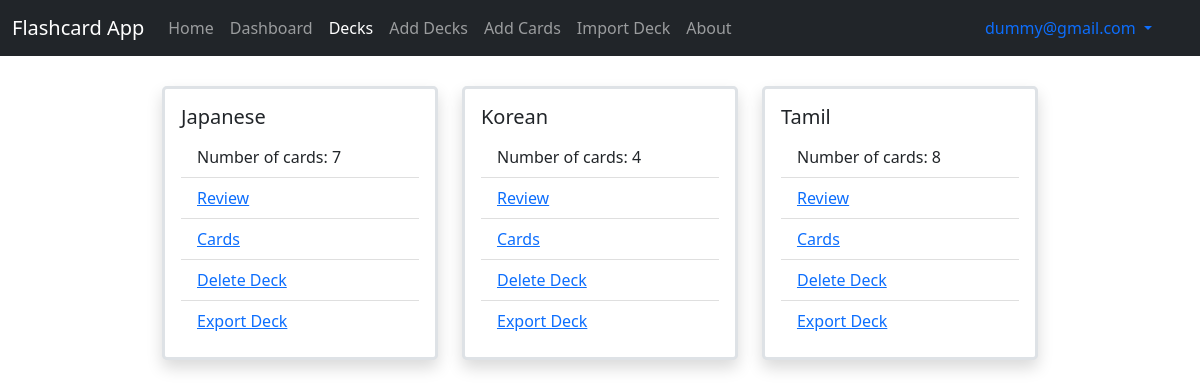
The app's page /decks (signed in) with its own data.
### application/models.py (models this page shows)
class User(db.Model, UserMixin):
    __tablename__ = 'user'
    id = db.Column(db.Integer, primary_key = True, autoincrement = True)
    username = db.Column(db.String, nullable = False)
    email = db.Column(db.String, unique = True, nullable = False)
    password = db.Column(db.String, nullable = False)
    active = db.Column(db.Boolean)
    roles = db.relationship('Role', secondary = roles_users, backref = db.backref('user', lazy = 'dynamic'))
    decks = db.relationship('Deck', backref = 'user', cascade = "all, delete")

class Deck(db.Model):
    __tablename__ = 'deck'
    deck_id = db.Column(db.Integer, primary_key = True, autoincrement = True)
    deck_name = db.Column(db.String, unique = True, nullable = False)
    last_review_time = db.Column(db.String)
    total_score = db.Column(db.Integer)
    user_id = db.Column(db.Integer, db.ForeignKey("user.id"), nullable = False)
    cards = db.relationship('Card', backref = 'deck', cascade = "all, delete")

### application/controllers.py (the view)
@app.route("/decks", methods=["GET"])
@login_required
def decks():
    return render_template("decks.html")

### templates/decks.html (shortened to what this page needs)
{% extends "base.html" %} {% block title %}Decks{% endblock %} {% block
body_content %} {% if current_user.decks == [] %}
<div
  class="container w-50 bg-light bg-gradient border border-3 rounded-3"
  style="margin-top: 30px"
>
  <h1>There are no decks added, add decks now!</h1>
</div>
{% else %}
<div class="container w-75" style="margin-top: 30px">
  <div class="row row-cols-1 row-cols-md-3 g-4" style="margin-bottom: 30px">
    {% for deck in current_user.decks %}
    <div class="col">
      <div class="card border border-3 rounded-3 shadow">
        <div class="card-body">
          <h5 class="card-title">{{ deck.deck_name }}</h5>
          <ul class="list-group list-group-flush">
            <li class="list-group-item">
              Number of cards: {{ deck.cards|count }}
            </li>
            <li class="list-group-item">
              <a href="/decks/review/{{ deck.deck_id }}/{{ deck.deck_name }}"
                >Review</a
              >
            </li>
            <li class="list-group-item">
              <a href="/decks/cards/{{ deck.deck_id }}/{{ deck.deck_name }}"
                >Cards</a
              >
            </li>
            <li class="list-group-item">
              <a href="/decks/delete_deck/{{ deck.deck_id }}">Delete Deck</a>
            </li>
            <li class="list-group-item">
              <a
                href="/decks/export_deck/{{ deck.deck_id }}/{{ deck.deck_name }}"
                >Export Deck</a
              >
            </li>
          </ul>
        </div>
      </div>
    </div>
    {% endfor %}
  </div>
</div>
{% endif %}
{% endblock %}

### templates/base.html (shortened to what this page needs)
<!DOCTYPE html>
<html lang="en">
  <head>
    <link
      href="https://cdn.jsdelivr.net/npm/bootstrap@5.1.3/dist/css/bootstrap.min.css"
      rel="stylesheet"
    />
  </head>
  <body>
    <nav class="navbar navbar-expand-lg navbar-dark bg-dark">
      <div class="container-fluid">
        <a class="navbar-brand" href="#">Flashcard App</a>
        <div class="collapse navbar-collapse" id="navbarText">
          <ul class="navbar-nav me-auto mb-2 mb-lg-0">
            <li class="nav-item">
              <a class="nav-link" id="home" aria-current="page" href="/home"
                >Home</a
              >
            </li>
            {% if current_user.is_authenticated %}
            <li class="nav-item">
              <a class="nav-link" id="dashboard" href="/dashboard">Dashboard</a>
            </li>
            <li class="nav-item">
              <a class="nav-link" id="decks" href="/decks">Decks</a>
            </li>
            <li class="nav-item">
              <a class="nav-link" id="add_decks" href="/add_decks">Add Decks</a>
            </li>
            <li class="nav-item">
              <a class="nav-link" id="add_cards" href="/add_cards">Add Cards</a>
            </li>
            <li class="nav-item">
              <a class="nav-link" id="import_deck" href="/import_deck"
                >Import Deck</a
              >
            </li>
            <li class="nav-item">
              <a class="nav-link" id="about" href="/about"
                >About</a
              >
            </li>
            {% endif %} {% block navbar_items %}{% endblock %}
          </ul>
          <div>
            <div class="nav-item dropdown" style="margin-right: 20px">
              <a
                class="nav-link dropdown-toggle"
                href="#"
                id="navbarDropdownMenuLink"
                role="button"
                data-bs-toggle="dropdown"
                aria-expanded="false"
              >
                {% if current_user.is_authenticated %} {{ current_user.email }}
                {% else %} Not logged in {% endif %}
              </a>
            </div>
          </div>
        </div>
      </div>
    </nav>
    {% block body_content %}{% endblock %}
  </body>
</html>

### records on screen
User: email "dummy@gmail.com"
Deck: deck_name "Japanese", cards|count "7"
Deck: deck_name "Korean", cards|count "4"
Deck: deck_name "Tamil", cards|count "8"
